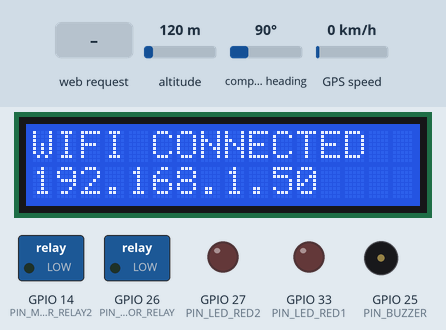
Bench run of a sketch on a simulated ESP32. Parts: 16×2 character LCD, switched loads named in the sketch (green lamp = pin HIGH), output pins drawn as LEDs (lit = HIGH), buzzer (waves = sounding, pin HIGH). The test bench sets the inputs (shaded band); at power-on: altitude 120 m, compass heading 90°, GPS speed 0 km/h. WiFi joins after 1.5 s; servers stay silent unless stated; uploads are accepted with an empty reply; the GPS gets a fix after 3 s at 37.7749, -122.4194 with 8 satellites; what the sketch prints to the serial monitor is not drawn.

Above: at 2.8 s.
2.9 s: HTTP request GET /api/connect received
At 4.1 s:
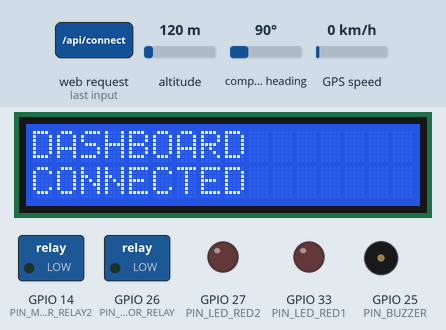
4.4 s: HTTP request GET /api/status received
At 5.8 s:
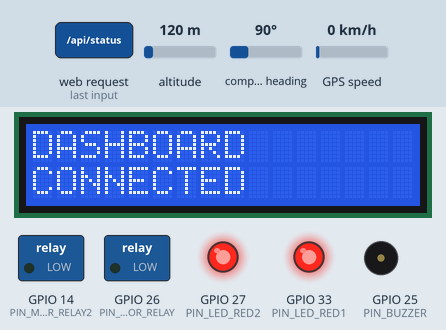
Timing chart, 0 to 7.4 s (numbered marks = the images above; inputs shaded):
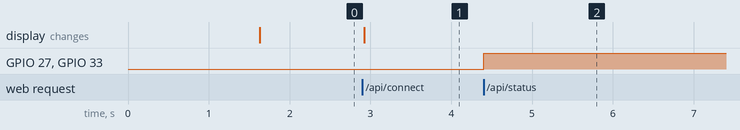

The sketch:

soberdrive_esp32.ino
```cpp
/*
 * ALCOALTO - Intelligent Vehicle Safety & Alcohol Monitoring System
 * ESP32 Microcontroller Firmware (C++ / Arduino IDE)
 *
 * Hardware Prototype Specs:
 * - ESP32 Development Board
 * - Wi-Fi Network SSID: "Park"
 * - MQ-3 Alcohol Sensor (Analog Pin 34)
 * - MQ-2 Gas/VOC Sensor (Analog Pin 35)
 * - MQ-135 VOC Sensor (Analog Pin 32)
 * - 16x2 I2C LCD Display (SDA: GPIO 21, SCL: GPIO 22, Address 0x27)
 * - Two Red Warning LEDs (GPIO 33, GPIO 27)
 * - Two Motor Drivers / Relay Output (GPIO 26, GPIO 14)
 * - NEO-6M GPS (UART2 RX: GPIO 16, TX: GPIO 17)
 */

#include <WiFi.h>
#include <WebServer.h>
#include <HTTPClient.h>
#include <ArduinoJson.h>
#include <LiquidCrystal_I2C.h>
#include <TinyGPS++.h>
#include <HardwareSerial.h>

// --- Wi-Fi Credentials ---
const char* WIFI_SSID     = "Park";
const char* WIFI_PASSWORD = "YOUR_WIFI_PASSWORD";

// Render Backend API URL (Cloud Mode)
const char* CLOUD_BACKEND_URL = "https://alcoalto-backend.onrender.com/api/telemetry";
const char* DEVICE_API_KEY    = "alcoalto-esp32-secret-key";

// --- Pin Definitions ---
#define PIN_MQ3         34   // Alcohol sensor analog input
#define PIN_MQ2         35   // Gas/VOC sensor analog input
#define PIN_MQ135       32   // Air Quality VOC analog input

#define PIN_MOTOR_RELAY 26   // Motor Driver Cutoff Relay 1
#define PIN_MOTOR_RELAY2 14  // Motor Driver Cutoff Relay 2
#define PIN_LED_RED1    33   // Red Warning LED 1
#define PIN_LED_RED2    27   // Red Warning LED 2
#define PIN_BUZZER      25   // Piezo Buzzer

#define GPS_RX_PIN      16
#define GPS_TX_PIN      17

#define ALCOHOL_THRESHOLD_MQ3 300

// --- Objects & State ---
LiquidCrystal_I2C lcd(0x27, 16, 2);
WebServer server(80);
TinyGPSPlus gps;
HardwareSerial gpsSerial(2);

String vehicleId = "SD-CAR-01";
String driverId = "SD1024";

int mq3Val = 85;
int mq2Val = 120;
int mq135Val = 110;
bool isAlcoholDetected = false;
bool isEmergencyMode = false;
String vehicleState = "SAFE";

unsigned long lastTelemetryTime = 0;

void sendCORSHeaders() {
  server.sendHeader("Access-Control-Allow-Origin", "*");
  server.sendHeader("Access-Control-Allow-Methods", "GET, POST, OPTIONS");
  server.sendHeader("Access-Control-Allow-Headers", "Content-Type, Authorization, X-Requested-With");
}

void handleCORSPreflight() {
  sendCORSHeaders();
  server.send(204);
}

void handleRoot() {
  sendCORSHeaders();
  server.send(200, "application/json", "{\"status\":\"ALCOALTO ESP32 ONLINE\",\"vehicle\":\"SD-CAR-01\"}");
}

void handleConnect() {
  sendCORSHeaders();
  lcd.clear();
  lcd.setCursor(0, 0);
  lcd.print("DASHBOARD");
  lcd.setCursor(0, 1);
  lcd.print("CONNECTED");

  StaticJsonDocument<256> doc;
  doc["connected"] = true;
  doc["vehicle"] = vehicleId;
  doc["driver"] = driverId;
  doc["message"] = "DASHBOARD CONNECTED";

  String res;
  serializeJson(doc, res);
  server.send(200, "application/json", res);
}

void handleStatus() {
  sendCORSHeaders();
  mq3Val = analogRead(PIN_MQ3);
  mq2Val = analogRead(PIN_MQ2);
  mq135Val = analogRead(PIN_MQ135);

  isAlcoholDetected = (mq3Val > ALCOHOL_THRESHOLD_MQ3);

  if (isAlcoholDetected) {
    if (!isEmergencyMode) {
      vehicleState = "ALCOHOL WARNING";
      digitalWrite(PIN_MOTOR_RELAY, LOW);
      digitalWrite(PIN_MOTOR_RELAY2, LOW);
      digitalWrite(PIN_LED_RED1, HIGH);
      digitalWrite(PIN_LED_RED2, HIGH);
    } else {
      vehicleState = "EMERGENCY MODE";
      digitalWrite(PIN_MOTOR_RELAY, HIGH);
      digitalWrite(PIN_MOTOR_RELAY2, HIGH);
    }
  } else {
    vehicleState = "SAFE";
    digitalWrite(PIN_MOTOR_RELAY, HIGH);
    digitalWrite(PIN_MOTOR_RELAY2, HIGH);
    digitalWrite(PIN_LED_RED1, LOW);
    digitalWrite(PIN_LED_RED2, LOW);
  }

  StaticJsonDocument<256> doc;
  doc["vehicle"] = vehicleId;
  doc["driver"] = driverId;
  doc["mq3"] = mq3Val;
  doc["mq2"] = mq2Val;
  doc["mq135"] = mq135Val;
  doc["alcohol"] = isAlcoholDetected;
  doc["state"] = vehicleState;
  doc["emergency"] = isEmergencyMode;
  doc["wifi_rssi"] = WiFi.RSSI();

  if (gps.location.isValid()) {
    doc["latitude"] = gps.location.lat();
    doc["longitude"] = gps.location.lng();
  }

  String res;
  serializeJson(doc, res);
  server.send(200, "application/json", res);
}

void handleEmergency() {
  sendCORSHeaders();
  bool enable = false;

  if (server.hasArg("enable")) {
    String val = server.arg("enable");
    enable = (val == "true" || val == "1");
  } else if (server.hasArg("plain")) {
    StaticJsonDocument<256> doc;
    deserializeJson(doc, server.arg("plain"));
    enable = doc["enable"] | false;
  }

  isEmergencyMode = enable;
  if (enable) {
    vehicleState = "EMERGENCY MODE";
    digitalWrite(PIN_MOTOR_RELAY, HIGH);
    digitalWrite(PIN_MOTOR_RELAY2, HIGH);
    lcd.clear();
    lcd.setCursor(0, 0);
    lcd.print("EMERGENCY MODE");
    lcd.setCursor(0, 1);
    lcd.print("AUTHORIZATION");
  } else {
    vehicleState = "LOCKED";
    digitalWrite(PIN_MOTOR_RELAY, LOW);
    digitalWrite(PIN_MOTOR_RELAY2, LOW);
    lcd.clear();
    lcd.setCursor(0, 0);
    lcd.print("EMERGENCY EXPIRED");
    lcd.setCursor(0, 1);
    lcd.print("VEHICLE LOCKED");
  }

  server.send(200, "application/json", "{\"success\":true,\"emergency\":" + String(enable ? "true" : "false") + "}");
}

void sendCloudTelemetry() {
  if (WiFi.status() == WL_CONNECTED && (millis() - lastTelemetryTime > 4000)) {
    lastTelemetryTime = millis();
    HTTPClient http;
    http.begin(CLOUD_BACKEND_URL);
    http.addHeader("Content-Type", "application/json");
    http.addHeader("X-Device-API-Key", DEVICE_API_KEY);

    StaticJsonDocument<256> doc;
    doc["vehicle_id"] = vehicleId;
    doc["driver_id"] = driverId;
    doc["mq3"] = mq3Val;
    doc["mq2"] = mq2Val;
    doc["mq135"] = mq135Val;
    doc["classification"] = isAlcoholDetected ? "ALCOHOL DETECTED" : "SAFE";
    doc["vehicle_state"] = vehicleState;
    doc["emergency_mode"] = isEmergencyMode;
    doc["emergency_remaining"] = 0;
    if (gps.location.isValid()) {
      doc["latitude"] = gps.location.lat();
      doc["longitude"] = gps.location.lng();
      doc["location_source"] = "GPS";
    }

    String jsonStr;
    serializeJson(doc, jsonStr);
    int httpCode = http.POST(jsonStr);
    http.end();
  }
}

void setup() {
  Serial.begin(115200);

  // Initialize LCD
  lcd.init();
  lcd.backlight();
  lcd.setCursor(0, 0);
  lcd.print("ALCOALTO V1.0");
  lcd.setCursor(0, 1);
  lcd.print("INITIALIZING...");

  // Pins
  pinMode(PIN_MOTOR_RELAY, OUTPUT);
  pinMode(PIN_MOTOR_RELAY2, OUTPUT);
  pinMode(PIN_LED_RED1, OUTPUT);
  pinMode(PIN_LED_RED2, OUTPUT);
  pinMode(PIN_BUZZER, OUTPUT);

  digitalWrite(PIN_MOTOR_RELAY, LOW);
  digitalWrite(PIN_MOTOR_RELAY2, LOW);

  // GPS Serial
  gpsSerial.begin(9600, SERIAL_8N1, GPS_RX_PIN, GPS_TX_PIN);

  // Connect to Wi-Fi SSID "Park"
  WiFi.begin(WIFI_SSID, WIFI_PASSWORD);
  int attempts = 0;
  while (WiFi.status() != WL_CONNECTED && attempts < 20) {
    delay(500);
    attempts++;
  }

  if (WiFi.status() == WL_CONNECTED) {
    lcd.clear();
    lcd.setCursor(0, 0);
    lcd.print("WIFI CONNECTED");
    lcd.setCursor(0, 1);
    lcd.print(WiFi.localIP().toString());
  } else {
    lcd.clear();
    lcd.setCursor(0, 0);
    lcd.print("WIFI DISCONNECTED");
  }

  // Set REST API Server Endpoints with CORS support
  server.on("/", HTTP_GET, handleRoot);
  server.on("/", HTTP_OPTIONS, handleCORSPreflight);

  server.on("/api/connect", HTTP_GET, handleConnect);
  server.on("/api/connect", HTTP_OPTIONS, handleCORSPreflight);

  server.on("/api/status", HTTP_GET, handleStatus);
  server.on("/api/status", HTTP_OPTIONS, handleCORSPreflight);

  server.on("/api/emergency", HTTP_POST, handleEmergency);
  server.on("/api/emergency", HTTP_OPTIONS, handleCORSPreflight);

  server.begin();
  Serial.println("ESP32 REST WebServer Started with CORS support.");
}

void loop() {
  server.handleClient();
  sendCloudTelemetry();

  while (gpsSerial.available() > 0) {
    gps.encode(gpsSerial.read());
  }
}
```

Measured:
- after the input at 2.9 s, the display: changes at once (image 1)
- after the input at 4.4 s, GPIO 27 (PIN_LED_RED2), GPIO 33 (PIN_LED_RED1): LOW → HIGH at once
